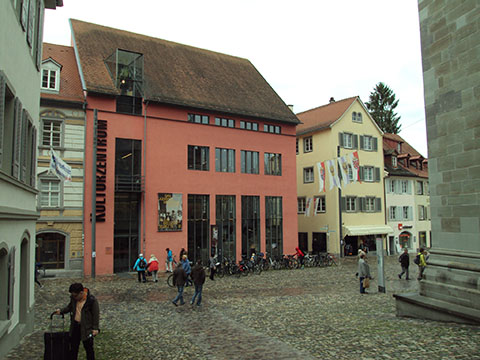
//> input picture Ch6/image/bright.jpg, 480 x 360 px
$ ./bright_dark   (built with g++ and OpenCV 4)
//> lines starting //> are read from the running program, lines starting //| are printed output that depends on the picture
#include <opencv2/opencv.hpp>
using namespace cv;
using namespace std;
int main()
{
	Mat image = imread("../image/bright.jpg", IMREAD_GRAYSCALE);
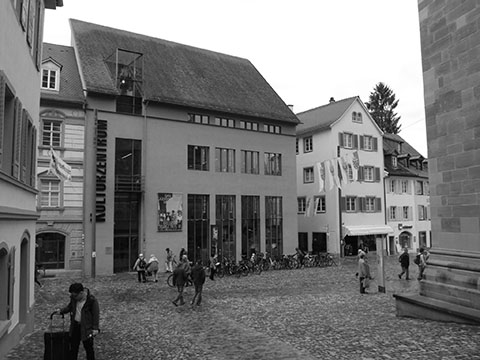
//> image: 360 rows x 480 cols, CV_8UC1; min 0, max 255, mean 121
	CV_Assert(!image.empty());

	Rect roi(0, 0, 10, 10); // 관심영역 설정
	cout << "image roi\n"
		 << image(roi) << endl;
//| image roi
//| [155, 153, 155, 157, 153, 154, 155, 151, 151, 143;
//|  155, 153, 155, 157, 153, 154, 155, 151, 150, 145;
//|  155, 153, 156, 157, 153, 153, 154, 150, 148, 148;
//|  155, 153, 156, 157, 153, 153, 153, 149, 147, 150;
//|  155, 153, 156, 158, 153, 153, 152, 148, 147, 152;
//|  154, 152, 156, 158, 154, 152, 152, 147, 147, 152;
//|  154, 152, 156, 158, 154, 152, 151, 146, 147, 152;
//|  154, 152, 156, 158, 154, 152, 151, 145, 147, 152;
//|  155, 157, 158, 157, 156, 154, 149, 143, 147, 153;
//|  154, 156, 157, 156, 156, 155, 150, 144, 149, 149]

	Mat dst1 = image + 100; // 영상 밝게
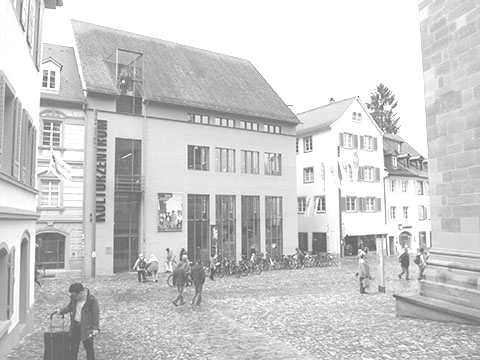
//> dst1: 360 rows x 480 cols, CV_8UC1; min 100, max 255, mean 204.7
	Mat dst2 = image - 100; // 영상 어둡게
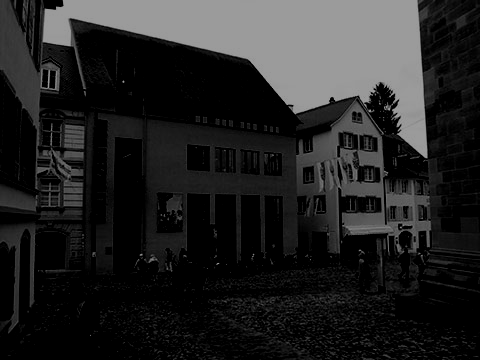
//> dst2: 360 rows x 480 cols, CV_8UC1; min 0, max 155, mean 35.7
	Mat dst3 = 255 - image; // 영상 반전
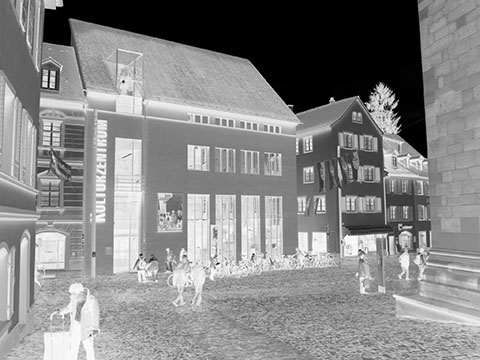
//> dst3: 360 rows x 480 cols, CV_8UC1; min 0, max 255, mean 134

	cout << "dst1 roi\n"
		 << dst1(roi) << endl;
//| dst1 roi
//| [255, 253, 255, 255, 253, 254, 255, 251, 251, 243;
//|  255, 253, 255, 255, 253, 254, 255, 251, 250, 245;
//|  255, 253, 255, 255, 253, 253, 254, 250, 248, 248;
//|  255, 253, 255, 255, 253, 253, 253, 249, 247, 250;
//|  255, 253, 255, 255, 253, 253, 252, 248, 247, 252;
//|  254, 252, 255, 255, 254, 252, 252, 247, 247, 252;
//|  254, 252, 255, 255, 254, 252, 251, 246, 247, 252;
//|  254, 252, 255, 255, 254, 252, 251, 245, 247, 252;
//|  255, 255, 255, 255, 255, 254, 249, 243, 247, 253;
//|  254, 255, 255, 255, 255, 255, 250, 244, 249, 249]
	cout << "dst2 roi\n"
		 << dst2(roi) << endl;
//| dst2 roi
//| [ 55,  53,  55,  57,  53,  54,  55,  51,  51,  43;
//|   55,  53,  55,  57,  53,  54,  55,  51,  50,  45;
//|   55,  53,  56,  57,  53,  53,  54,  50,  48,  48;
//|   55,  53,  56,  57,  53,  53,  53,  49,  47,  50;
//|   55,  53,  56,  58,  53,  53,  52,  48,  47,  52;
//|   54,  52,  56,  58,  54,  52,  52,  47,  47,  52;
//|   54,  52,  56,  58,  54,  52,  51,  46,  47,  52;
//|   54,  52,  56,  58,  54,  52,  51,  45,  47,  52;
//|   55,  57,  58,  57,  56,  54,  49,  43,  47,  53;
//|   54,  56,  57,  56,  56,  55,  50,  44,  49,  49]
	cout << "dst3 roi\n"
		 << dst3(roi) << endl;
//| dst3 roi
//| [100, 102, 100,  98, 102, 101, 100, 104, 104, 112;
//|  100, 102, 100,  98, 102, 101, 100, 104, 105, 110;
//|  100, 102,  99,  98, 102, 102, 101, 105, 107, 107;
//|  100, 102,  99,  98, 102, 102, 102, 106, 108, 105;
//|  100, 102,  99,  97, 102, 102, 103, 107, 108, 103;
//|  101, 103,  99,  97, 101, 103, 103, 108, 108, 103;
//|  101, 103,  99,  97, 101, 103, 104, 109, 108, 103;
//|  101, 103,  99,  97, 101, 103, 104, 110, 108, 103;
//|  100,  98,  97,  98,  99, 101, 106, 112, 108, 102;
//|  101,  99,  98,  99,  99, 100, 105, 111, 106, 106]

	Mat dst4(image.size(), image.type());
	Mat dst5(image.size(), image.type());

	for (int i = 0; i < image.rows; i++)
	{
		for (int j = 0; j < image.cols; j++)
		{
			// dst4.at<uchar>(i, j) = image.at<uchar>(i, j) + 100; // 영상 밝게, 오버플로우로 값이 255보다 크면 255 고정이 아닌 값이 나옴 즉, 255 + 100 = 100 의 값이 나옴
			// ccv::saturate_cast<uchar>(value) 음수는 0으로 255보다 크면 255로 고정
			dst4.at<uchar>(i, j) = saturate_cast<uchar>(image.at<uchar>(i, j) + 100); // 위에 문제를 해결한 255보다 크면 255로 고정
			dst5.at<uchar>(i, j) = 255 - image.at<uchar>(i, j);						  // 영상 반전
		}
	}

	imshow("image", image);
	imshow("dst1 - Bright", dst1);
	imshow("dst2 - Dark", dst2);
	imshow("dst3 - Inverted", dst3); // 반전
	imshow("dst4 - Bright", dst4);
	imshow("dst5 - Inverted", dst5); // 반전

	waitKey();
	return 0;
}

$ run again, with Ch6/image/add1.jpg copied over Ch6/image/bright.jpg
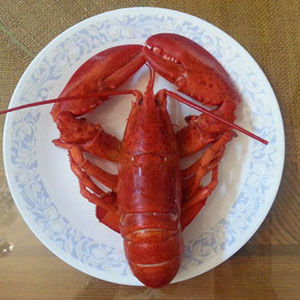
//> input picture Ch6/image/add1.jpg, 300 x 300 px
//| image roi
//| [139, 125, 131, 122, 117, 122, 115, 123, 147, 122;
//|  118, 133, 147, 129, 119, 126, 131, 155, 116, 134;
//|  123, 130, 133, 124, 128, 128, 118, 136, 146, 112;
//|  127, 123, 120, 125, 144, 142, 121, 123, 135, 129;
//|  111, 124, 133, 131, 136, 138, 131, 134, 108, 141;
//> (the first 6 of 11 printed lines)
//> `Mat dst2 = image - 100;`:
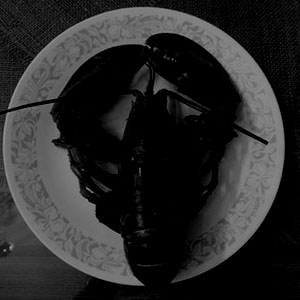
//> dst2: 300 rows x 300 cols, CV_8UC1; min 0, max 151, mean 41.4
//> `Mat dst3 = 255 - image;`:
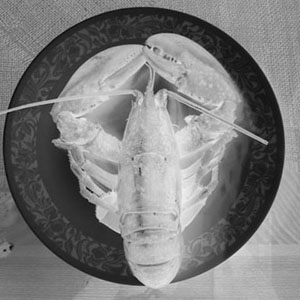
//> dst3: 300 rows x 300 cols, CV_8UC1; min 4, max 240, mean 124
//| dst1 roi
//| [239, 225, 231, 222, 217, 222, 215, 223, 247, 222;
//|  218, 233, 247, 229, 219, 226, 231, 255, 216, 234;
//|  223, 230, 233, 224, 228, 228, 218, 236, 246, 212;
//|  227, 223, 220, 225, 244, 242, 221, 223, 235, 229;
//|  211, 224, 233, 231, 236, 238, 231, 234, 208, 241;
//> (the first 6 of 11 printed lines)
//| dst2 roi
//| [ 39,  25,  31,  22,  17,  22,  15,  23,  47,  22;
//|   18,  33,  47,  29,  19,  26,  31,  55,  16,  34;
//|   23,  30,  33,  24,  28,  28,  18,  36,  46,  12;
//|   27,  23,  20,  25,  44,  42,  21,  23,  35,  29;
//|   11,  24,  33,  31,  36,  38,  31,  34,   8,  41;
//> (the first 6 of 11 printed lines)
//| dst3 roi
//| [116, 130, 124, 133, 138, 133, 140, 132, 108, 133;
//|  137, 122, 108, 126, 136, 129, 124, 100, 139, 121;
//|  132, 125, 122, 131, 127, 127, 137, 119, 109, 143;
//|  128, 132, 135, 130, 111, 113, 134, 132, 120, 126;
//|  144, 131, 122, 124, 119, 117, 124, 121, 147, 114;
//> (the first 6 of 11 printed lines)

$ run again, with Ch6/image/add2.jpg copied over Ch6/image/bright.jpg
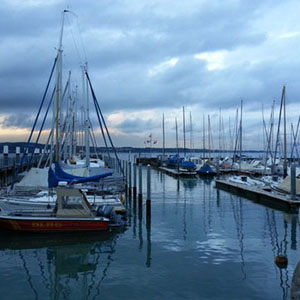
//> input picture Ch6/image/add2.jpg, 300 x 300 px
//| image roi
//| [196, 197, 198, 199, 202, 204, 206, 208, 207, 209;
//|  193, 194, 194, 196, 198, 200, 203, 205, 205, 208;
//|  191, 191, 191, 191, 193, 196, 199, 201, 203, 205;
//|  191, 190, 189, 190, 191, 194, 197, 198, 201, 202;
//|  191, 191, 190, 191, 192, 194, 196, 197, 198, 198;
//> (the first 6 of 11 printed lines)
//> `Mat dst2 = image - 100;`:
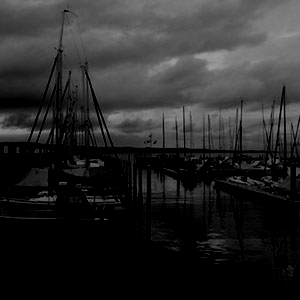
//> dst2: 300 rows x 300 cols, CV_8UC1; min 0, max 155, mean 41
//> `Mat dst3 = 255 - image;`:
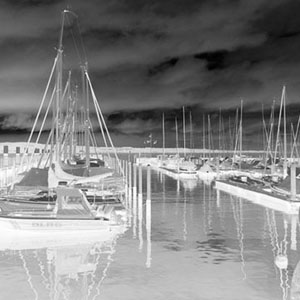
//> dst3: 300 rows x 300 cols, CV_8UC1; min 0, max 255, mean 130.8
//| dst1 roi
//| [255, 255, 255, 255, 255, 255, 255, 255, 255, 255;
//|  255, 255, 255, 255, 255, 255, 255, 255, 255, 255;
//|  255, 255, 255, 255, 255, 255, 255, 255, 255, 255;
//|  255, 255, 255, 255, 255, 255, 255, 255, 255, 255;
//|  255, 255, 255, 255, 255, 255, 255, 255, 255, 255;
//> (the first 6 of 11 printed lines)
//| dst2 roi
//| [ 96,  97,  98,  99, 102, 104, 106, 108, 107, 109;
//|   93,  94,  94,  96,  98, 100, 103, 105, 105, 108;
//|   91,  91,  91,  91,  93,  96,  99, 101, 103, 105;
//|   91,  90,  89,  90,  91,  94,  97,  98, 101, 102;
//|   91,  91,  90,  91,  92,  94,  96,  97,  98,  98;
//> (the first 6 of 11 printed lines)
//| dst3 roi
//| [ 59,  58,  57,  56,  53,  51,  49,  47,  48,  46;
//|   62,  61,  61,  59,  57,  55,  52,  50,  50,  47;
//|   64,  64,  64,  64,  62,  59,  56,  54,  52,  50;
//|   64,  65,  66,  65,  64,  61,  58,  57,  54,  53;
//|   64,  64,  65,  64,  63,  61,  59,  58,  57,  57;
//> (the first 6 of 11 printed lines)

$ run again, with Ch6/image/color_model.jpg copied over Ch6/image/bright.jpg
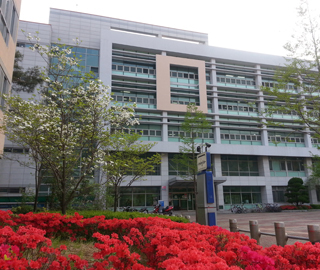
//> input picture Ch6/image/color_model.jpg, 320 x 270 px
//| image roi
//| [ 99, 103, 163, 153, 151, 155, 182, 177, 159, 174;
//|   99, 107, 160, 149, 150, 160, 182, 128, 124, 164;
//|   96, 112, 157, 148, 150, 160, 178, 138, 127, 158;
//|   94, 117, 156, 150, 150, 164, 166, 130, 131, 160;
//|   95, 128, 156, 146, 148, 164, 152, 126, 135, 159;
//> (the first 6 of 11 printed lines)
//> `Mat dst2 = image - 100;`:
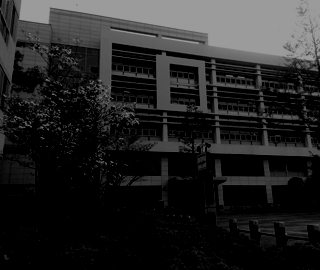
//> dst2: 270 rows x 320 cols, CV_8UC1; min 0, max 155, mean 35.9
//> `Mat dst3 = 255 - image;`:
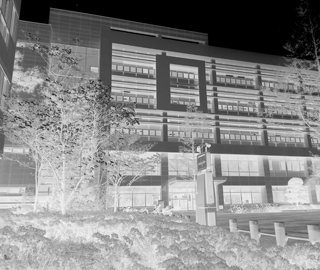
//> dst3: 270 rows x 320 cols, CV_8UC1; min 0, max 246, mean 135.8
//| dst1 roi
//| [199, 203, 255, 253, 251, 255, 255, 255, 255, 255;
//|  199, 207, 255, 249, 250, 255, 255, 228, 224, 255;
//|  196, 212, 255, 248, 250, 255, 255, 238, 227, 255;
//|  194, 217, 255, 250, 250, 255, 255, 230, 231, 255;
//|  195, 228, 255, 246, 248, 255, 252, 226, 235, 255;
//> (the first 6 of 11 printed lines)
//| dst2 roi
//| [  0,   3,  63,  53,  51,  55,  82,  77,  59,  74;
//|    0,   7,  60,  49,  50,  60,  82,  28,  24,  64;
//|    0,  12,  57,  48,  50,  60,  78,  38,  27,  58;
//|    0,  17,  56,  50,  50,  64,  66,  30,  31,  60;
//|    0,  28,  56,  46,  48,  64,  52,  26,  35,  59;
//> (the first 6 of 11 printed lines)
//| dst3 roi
//| [156, 152,  92, 102, 104, 100,  73,  78,  96,  81;
//|  156, 148,  95, 106, 105,  95,  73, 127, 131,  91;
//|  159, 143,  98, 107, 105,  95,  77, 117, 128,  97;
//|  161, 138,  99, 105, 105,  91,  89, 125, 124,  95;
//|  160, 127,  99, 109, 107,  91, 103, 129, 120,  96;
//> (the first 6 of 11 printed lines)
